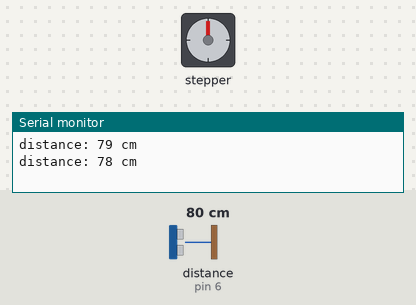
A sketch run on a simulated Arduino Uno, built with avr-gcc and run on an emulated ATmega328P. On the bench: stepper motor, the last lines printed to the serial monitor. Wiring (inferred from the names in the program): ultrasonic range finder: trigger pin 7; echo pin 6. The test bench sets the inputs (shaded band); at power-on: distance to the obstacle (sensor on pin 6) 80 cm. The echo pulse lasts 58.3 µs per cm; stepper angles assume 2048 steps per turn.

Above: at 1.8 s.
1.9 s: distance to the obstacle (sensor on pin 6) set to 2 cm
5.5 s: distance to the obstacle (sensor on pin 6) set to 4 cm
7.0 s: distance to the obstacle (sensor on pin 6) set to 120 cm
At 17.7 s:
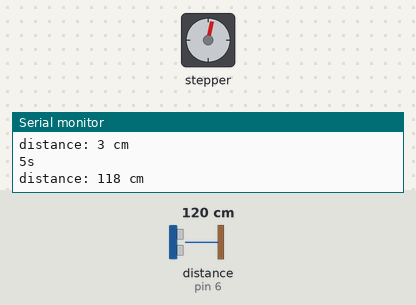
Timing chart, 0 to 24.4 s (numbered marks = the images above; inputs shaded):
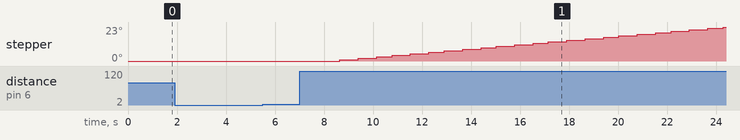

The sketch:

AutoFlusher.ino
```cpp
// AutoFlusher Project by Matthew Rada
// Last updated on 01/26/21

#include "Stepper.h"

// set parameters and pins
#define STEPS  32   // Number of steps per revolution of Internal shaft
int  Steps2Take;  // 2048 = 1 Revolution
const int TRIG_PIN = 7; // Arduino pin connected to Ultrasonic Sensor's TRIG pin
const int ECHO_PIN = 6; // Arduino pin connected to Ultrasonic Sensor's ECHO pin
Stepper small_stepper(STEPS, 8, 10, 9, 11);

// variables that may need to be changed based on how you/your toilet works
const int maximumDistance = 65; // 65cm; maximum distance needed to initiate flushing
const int waitTime = 5; // 5 seconds; minimum time needed to initiate flushing
const int flushDelay = 6000; // 2000ms = 2s; set how long toilet will be left open to flush

// variables will change; used as counters
long duration_us;
int distance_cm;
long flushTime = 0;
long countFlush = 0;

// set up ultrasound sensor
void setup()
  {
  pinMode(TRIG_PIN, OUTPUT); // set arduino pin to output mode
  pinMode(ECHO_PIN, INPUT);  // set arduino pin to input mode
  Serial.begin(9600);//Initialization of Serial Port
  }

// begin observation and process conditions
void loop() {
    {
    digitalWrite(TRIG_PIN, LOW);
    delayMicroseconds(5);

    // generate 10-microsecond pulse to TRIG pin
    digitalWrite(TRIG_PIN, HIGH);
    delayMicroseconds(10);
    digitalWrite(TRIG_PIN, LOW);

    // measure duration of pulse from ECHO pin
    duration_us = pulseIn(ECHO_PIN, HIGH);
    // calculate the distance
    distance_cm = 0.017 * duration_us;

    // print the value to Serial Monitor
    Serial.print("distance: ");
    Serial.print(distance_cm);
    Serial.println(" cm");
    delay(1000);
    }

    // when you are within range, you are timed for how long you are there
  if (distance_cm <= maximumDistance)
    {
    flushTime++;
    Serial.print(flushTime);
    Serial.println("s");
    } else if (flushTime >= waitTime) {
      flushTime >= waitTime;
    } else {flushTime = 0;}

    // initiate flushing; power on motor, delay, then turn off motor to avoid overheating
  if (distance_cm >= maximumDistance && distance_cm <= 200 && flushTime >= waitTime)
    {
    digitalWrite (8,HIGH);
    digitalWrite (9,HIGH);
    digitalWrite (10,HIGH);
    digitalWrite (11,HIGH);
    small_stepper.setSpeed(15); //Speed in rpm
    Steps2Take  =  5120;  // 2048 = 1 rotation; feel free to modify rotation based on the lenght of your string
    small_stepper.step(Steps2Take);
    delay(flushDelay);

    small_stepper.setSpeed(15);
    Steps2Take  = -5120;  // 2048 = 1 rotation; feel free to modify rotation based on the length of your string
    small_stepper.step(Steps2Take);
    delay(500);
    digitalWrite (8,LOW);
    digitalWrite (9,LOW);
    digitalWrite (10,LOW);
    digitalWrite (11,LOW);

    countFlush++;
    Serial.print("flushes: ");
    Serial.println(countFlush);

    flushTime = 0;
    }

  //if (distance_cm >= maximumDistance)
    //{flushTime = 0;}
    //return;
}
```
